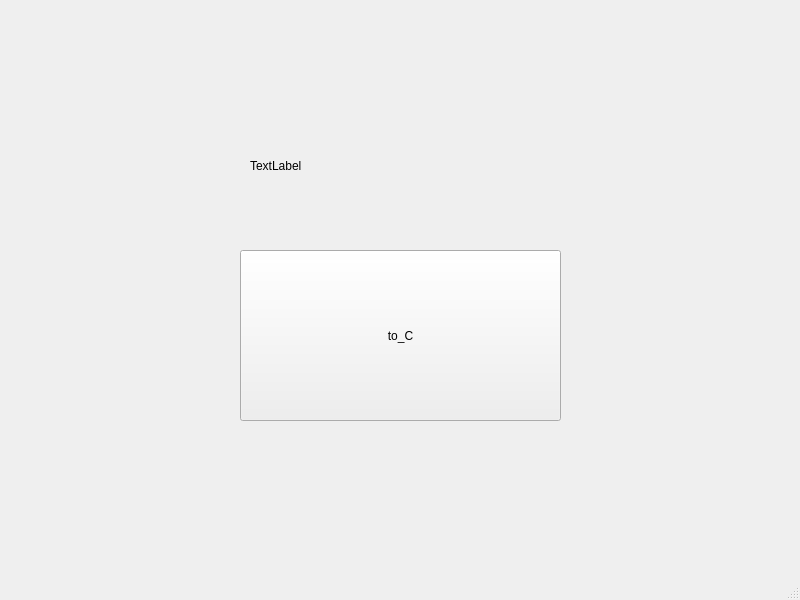
<?xml version="1.0" encoding="UTF-8"?>
<ui version="4.0">
 <class>MainWindow</class>
 <widget class="QMainWindow" name="MainWindow">
  <property name="geometry">
   <rect>
    <x>0</x>
    <y>0</y>
    <width>800</width>
    <height>600</height>
   </rect>
  </property>
  <property name="windowTitle">
   <string>MainWindow</string>
  </property>
  <widget class="QWidget" name="centralwidget">
   <widget class="QPushButton" name="pushButton">
    <property name="geometry">
     <rect>
      <x>240</x>
      <y>250</y>
      <width>321</width>
      <height>171</height>
     </rect>
    </property>
    <property name="text">
     <string>to_C</string>
    </property>
   </widget>
   <widget class="QLabel" name="labeltest">
    <property name="geometry">
     <rect>
      <x>250</x>
      <y>130</y>
      <width>301</width>
      <height>71</height>
     </rect>
    </property>
    <property name="text">
     <string>TextLabel</string>
    </property>
   </widget>
  </widget>
  <widget class="QMenuBar" name="menubar">
   <property name="geometry">
    <rect>
     <x>0</x>
     <y>0</y>
     <width>800</width>
     <height>26</height>
    </rect>
   </property>
  </widget>
  <widget class="QStatusBar" name="statusbar"/>
 </widget>
 <resources/>
 <connections/>
</ui>
